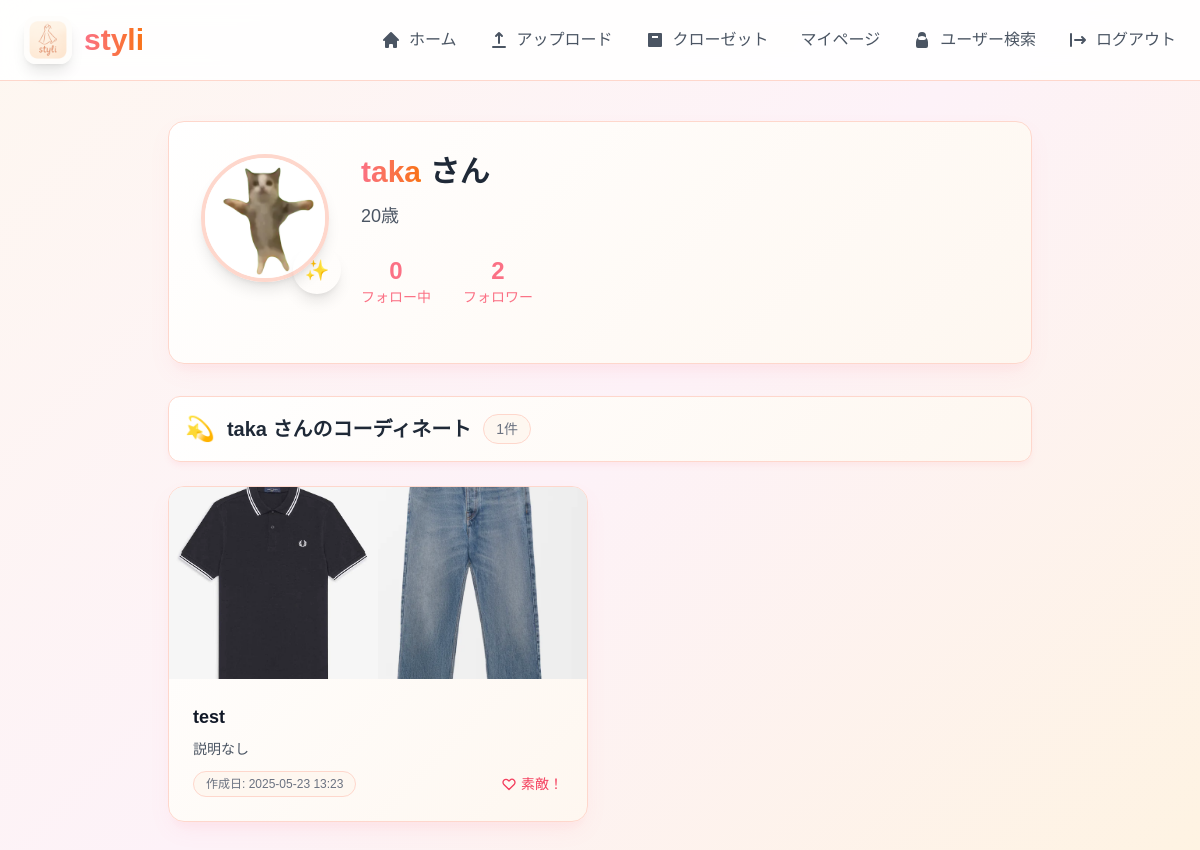
The page /user/taka on the database its author committed.
### models.py (models this page shows)
class UserProfile(Base):
    __tablename__ = "user_profiles"
    id = Column(Integer, primary_key=True)
    username = Column(String, unique=True, index=True)  # usersテーブルと連携
    display_name = Column(String)
    bio = Column(String)
    icon_path = Column(String, nullable=True)  # 例: /static/uploads/user_abc.png

class Coordinate(Base):
    __tablename__ = "coordinates"
    id = Column(Integer, primary_key=True)
    owner = Column(String)
    title = Column(String)
    description = Column(Text)
    item_ids = Column(String)  # カンマ区切りのIDでも、リレーションでもOK
    created_at = Column(DateTime, default=datetime.utcnow)

class Item(Base):
    __tablename__ = "items"
    id = Column(Integer, primary_key=True, index=True)
    name = Column(String)
    image_path = Column(String)
    owner = Column(String)
    color = Column(String)   # 🔴 追加：Vision APIのRGB情報
    labels = Column(String)  # 🔴 追加：Vision APIのラベル情報（カンマ区切り）
    season = Column(String)  # 🔥 追加：春夏秋冬のいずれか
    tpo = Column(String)     # 🔥 追加：TPO（ビジネス・デートなど）
    favorite = Column(Boolean, default=False)
    created_at = Column(DateTime, default=datetime.utcnow)

### main.py (the view)
@app.get("/user/{username}", response_class=HTMLResponse)
def view_user_profile(request: Request, username: str, me: str = Cookie(default=None)):
    db = SessionLocal()
    profile = db.query(UserProfile).filter(UserProfile.username == username).first()
    coordinates = db.query(Coordinate).filter(Coordinate.owner == username).order_by(Coordinate.created_at.desc()).all()
    items = db.query(Item).filter(Item.owner == username).all()
    item_dict = {str(item.id): item for item in items}
    is_following = False
    if me and me != username:
        is_following = db.query(Follow).filter(Follow.follower == me, Follow.following == username).first() is not None
    follow_count = db.query(Follow).filter(Follow.follower == username).count()
    follower_count = db.query(Follow).filter(Follow.following == username).count()
    db.close()
    return templates.TemplateResponse("user_profile.html", {
        "request": request,
        "username": username,
        "profile": profile,
        "me": me,
        "is_following": is_following,
        "follow_count": follow_count,
        "follower_count": follower_count,
        "coordinates": coordinates,
        "item_dict": item_dict
    })

### templates/user_profile.html (shortened to what this page needs)
<!DOCTYPE html>
<html lang="ja">
<head>
    <script src="https://cdn.tailwindcss.com"></script>
</head>
<body class="min-h-screen">
    <nav class="bg-white/90 backdrop-blur-md border-b border-brand-100 px-6 py-4 sticky top-0 z-50">
        <div class="max-w-7xl mx-auto flex justify-between items-center">
            <div class="flex items-center space-x-3">
                <img src="/static/styli_icon.png" alt="styli" class="w-12 h-12 icon-pulse rounded-xl object-cover shadow-lg">
                <div class="text-3xl font-bold text-gradient">
                </div>
            </div>
            <div class="flex space-x-8">
                <a href="/mypage" class="nav-link text-gray-600 hover:text-brand-500 font-medium transition-all duration-300 flex items-center group">
                    ホーム
                </a>
                <a href="/upload" class="nav-link text-gray-600 hover:text-brand-500 font-medium transition-all duration-300 flex items-center group">
                    アップロード
                </a>
                <a href="/closet" class="nav-link text-gray-600 hover:text-brand-500 font-medium transition-all duration-300 flex items-center group">
                    <svg xmlns="http://www.w3.org/2000/svg" class="h-5 w-5 mr-2 group-hover:scale-110 transition-transform" viewBox="0 0 20 20" fill="currentColor">
                        <path d="M4 3a1 1 0 00-1 1v12a1 1 0 001 1h12a1 1 0 001-1V4a1 1 0 00-1-1H4zm3 3h6v2H7V6z" />
                    </svg>
                    クローゼット
                </a>
                <a href="/profile/edit" class="nav-link text-gray-600 hover:text-brand-500 font-medium transition-all duration-300">マイページ</a>
                <a href="/users" class="nav-link text-gray-600 hover:text-brand-500 font-medium transition-all duration-300 flex items-center group">
                    <svg xmlns="http://www.w3.org/2000/svg" class="h-5 w-5 mr-2 group-hover:scale-110 transition-transform" viewBox="0 0 20 20" fill="currentColor">
                        <path fill-rule="evenodd" d="M10 2a4 4 0 00-4 4v2a2 2 0 002 2h4a2 2 0 002-2V6a4 4 0 00-4-4zM4 12a6 6 0 0112 0v4a2 2 0 01-2 2H6a2 2 0 01-2-2v-4z" clip-rule="evenodd" />
                    </svg>
                    ユーザー検索
                </a>
                <a href="/login" class="nav-link text-gray-600 hover:text-brand-500 font-medium transition-all duration-300 flex items-center group">
                    ログアウト
                </a>
            </div>
        </div>
    </nav>
    <main class="max-w-4xl mx-auto py-10 px-4">
        <div class="profile-card rounded-2xl p-8 mb-8 animate-fade-in">
            <div class="flex flex-col md:flex-row items-center md:items-start space-y-6 md:space-y-0 md:space-x-8">
                <div class="relative">
                    <img src="{{ profile.icon_path or '/static/default-icon.png' }}" alt="アイコン" class="profile-avatar w-32 h-32 rounded-full object-cover shadow-lg">
                    <div class="absolute -bottom-3 -right-3 w-12 h-12 bg-gradient-to-r from-brand-400 to-orange-500 rounded-full flex items-center justify-center shadow-lg">
                        <span class="text-white text-xl">✨</span>
                    </div>
                </div>
                <div class="flex-grow text-center md:text-left">
                    <h1 class="text-3xl font-bold text-gray-800 mb-3">
                        <span class="text-gradient">{{ username }}</span> さん
                    </h1>
                    <p class="text-gray-600 text-lg mb-6 leading-relaxed">{{ profile.bio or '自己紹介はまだありません。' }}</p>
                    <div class="flex justify-center md:justify-start space-x-8 mb-6">
                        <a href="/profile/{{ username }}/following" class="follow-stat-link text-center" id="follow-count">
                            <div class="text-2xl font-bold">{{ follow_count }}</div>
                            <div class="text-sm font-medium">フォロー中</div>
                        </a>
                        <a href="/profile/{{ username }}/followers" class="follow-stat-link text-center" id="follower-count">
                            <div class="text-2xl font-bold">{{ follower_count }}</div>
                            <div class="text-sm font-medium">フォロワー</div>
                        </a>
                    </div>
                </div>
            </div>
        </div>
        <div class="section-header rounded-xl p-4 mb-6 animate-slide-up animate-delay-100">
            <h2 class="text-xl font-bold text-gray-800 flex items-center">
                <span class="mr-3 text-2xl">💫</span>
                {{ username }} さんのコーディネート
                {% if coordinates %}
                <span class="ml-3 text-sm font-normal text-gray-500 bg-brand-50 px-3 py-1 rounded-full border border-brand-100">
                    {{ coordinates|length }}件
                </span>
                {% endif %}
            </h2>
        </div>
        {% if coordinates %}
        <div class="grid grid-cols-1 md:grid-cols-2 gap-6 animate-slide-up animate-delay-200">
            {% for coord in coordinates %}
            <div class="coord-card rounded-2xl overflow-hidden" style="animation: slideUp 0.5s ease-out forwards; animation-delay: {{ 0.2 + (loop.index * 0.05) }}s; opacity: 0;">
                <div class="grid grid-cols-2 gap-0">
                    {% for item_id in coord.item_ids.split(",") %}
                        {% set item = item_dict.get(item_id) %}
                        {% if item %}
                        <img src="{{ item.image_path | replace('static/', '/static/') }}" alt="{{ item.name }}" class="w-full h-48 object-cover">
                        {% endif %}
                    {% endfor %}
                </div>
                <div class="p-6">
                    <h3 class="text-lg font-semibold text-gray-900 mb-2">{{ coord.title or '無題コーディネート' }}</h3>
                    <p class="text-sm text-gray-600 mb-3 line-clamp-2">{{ coord.description or '説明なし' }}</p>
                    <div class="flex items-center justify-between">
                        <p class="text-xs text-gray-500 bg-brand-50 px-3 py-1 rounded-full border border-brand-100">
                            作成日: {{ coord.created_at.strftime('%Y-%m-%d %H:%M') }}
                        </p>
                        <div class="flex items-center text-brand-500">
                            <span class="text-sm font-medium">素敵！</span>
                        </div>
                    </div>
                </div>
            </div>
            {% endfor %}
        </div>
        {% endif %}
    </main>
</body>
</html>

### templates/user_profile.html (style rules this page uses)
body { font-family: 'Noto Sans JP', sans-serif; background: linear-gradient(135deg, #fef7f0 0%, #fdf2f8 50%, #fef3e2 100%); min-height: 100vh; }
.animate-fade-in { animation: fadeIn 0.5s ease-in-out forwards; }
.animate-slide-up { animation: slideUp 0.5s ease-out forwards; }
.animate-delay-100 { animation-delay: 0.1s; }
.animate-delay-200 { animation-delay: 0.2s; }
.text-gradient { background-clip: text; -webkit-background-clip: text; color: transparent; background-image: linear-gradient(90deg, #fb7185, #f97316); }
.icon-pulse { animation: iconPulse 2s ease-in-out infinite; }
.nav-link { position: relative; transition: all 0.3s ease; }
.nav-link::after { content: ''; position: absolute; width: 0; height: 2px; bottom: -4px; left: 50%; background: linear-gradient(90deg, #fb7185, #f97316); transition: all 0.3s ease; }
.profile-card { background: linear-gradient(135deg, #ffffff 0%, #fef7f0 100%); border: 1px solid #fed7cc; box-shadow: 0 10px 25px -5px rgba(251, 113, 133, 0.1), 0 10px 10px -5px rgba(251, 113, 133, 0.04); }
.profile-avatar { border: 4px solid #fed7cc; transition: all 0.3s ease; position: relative; }
.profile-avatar::after { content: ''; position: absolute; inset: -4px; background: linear-gradient(45deg, #fb7185, #f97316, #fb7185); border-radius: 50%; z-index: -1; opacity: 0; transition: opacity 0.3s ease; }
.coord-card { background: linear-gradient(135deg, #ffffff 0%, #fef7f0 100%); border: 1px solid #fed7cc; box-shadow: 0 10px 25px -5px rgba(251, 113, 133, 0.1), 0 10px 10px -5px rgba(251, 113, 133, 0.04); transition: all 0.3s ease; }
.coord-card img { transition: transform 0.3s ease; }
.follow-stat-link { color: #fb7185; transition: all 0.3s ease; }
.section-header { background: linear-gradient(135deg, #ffffff 0%, #fef7f0 100%); border: 1px solid #fed7cc; box-shadow: 0 4px 6px -1px rgba(251, 113, 133, 0.1); }
.bg-brand-50 { background-color: #fef7f0; }
.text-brand-500 { color: #f43f5e; }
.border-brand-100 { border-color: #fed7cc; }

### rows shown on the page
UserProfile: icon_path (picture), bio "20歳"
Coordinate: image_path (picture), title "test", description "説明なし", created_at "2025-05-23 13:23"

### other values the page prints
{{ follow_count }} "0"
{{ follower_count }} "2"
{{ username }} "taka"
{{ coordinates|length }} "1"
